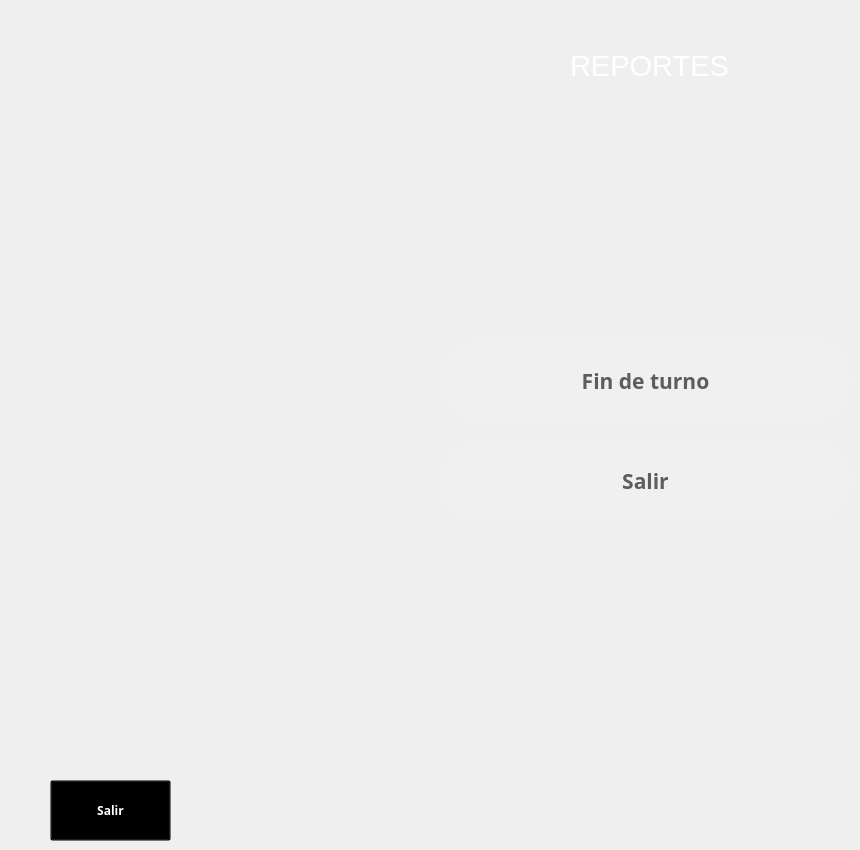
   <widget class="QWidget" name="page_4">
    <widget class="QPushButton" name="salirplaza">
     <property name="geometry">
      <rect>
       <x>50</x>
       <y>780</y>
       <width>121</width>
       <height>61</height>
      </rect>
     </property>
     <property name="font">
      <font>
       <family>Sans Serif</family>
       <weight>75</weight>
       <italic>false</italic>
       <bold>true</bold>
      </font>
     </property>
     <property name="styleSheet">
      <string notr="true">background-color:transparent;
color:white;
</string>
     </property>
     <property name="text">
      <string>Salir</string>
     </property>
     <property name="icon">
      <iconset>
       <normaloff>../../../../../../../../media/roldan/persistence/media/iconos/fb5.png</normaloff>../../../../../../../../media/roldan/persistence/media/iconos/fb5.png</iconset>
     </property>
     <property name="iconSize">
      <size>
       <width>128</width>
       <height>128</height>
      </size>
     </property>
    </widget>
    <widget class="QPushButton" name="bsalir">
     <property name="geometry">
      <rect>
       <x>-100</x>
       <y>760</y>
       <width>91</width>
       <height>20</height>
      </rect>
     </property>
     <property name="font">
      <font>
       <family>Sans Serif</family>
       <weight>75</weight>
       <italic>false</italic>
       <bold>true</bold>
      </font>
     </property>
     <property name="styleSheet">
      <string notr="true">background-color:rgb(144, 0, 0);
color:white;
border-radius:20%</string>
     </property>
     <property name="text">
      <string>Salir</string>
     </property>
     <property name="iconSize">
      <size>
       <width>128</width>
       <height>128</height>
      </size>
     </property>
    </widget>
    <widget class="QLabel" name="ltime_68">
     <property name="geometry">
      <rect>
       <x>570</x>
       <y>50</y>
       <width>261</width>
       <height>31</height>
      </rect>
     </property>
     <property name="font">
      <font>
       <family>Segoe UI</family>
       <pointsize>22</pointsize>
       <weight>50</weight>
       <italic>false</italic>
       <bold>false</bold>
      </font>
     </property>
     <property name="styleSheet">
      <string notr="true">background-color:transparent;
color:rgb(255, 255, 255);

</string>
     </property>
     <property name="text">
      <string>REPORTES</string>
     </property>
    </widget>
    <widget class="QPushButton" name="bfindeturno">
     <property name="geometry">
      <rect>
       <x>440</x>
       <y>340</y>
       <width>411</width>
       <height>81</height>
      </rect>
     </property>
     <property name="font">
      <font>
       <family>Ubuntu Mono</family>
       <pointsize>16</pointsize>
       <weight>75</weight>
       <italic>false</italic>
       <bold>true</bold>
       <underline>false</underline>
      </font>
     </property>
     <property name="toolTip">
      <string>Ayuda</string>
     </property>
     <property name="whatsThis">
      <string extracomment="help"/>
     </property>
     <property name="styleSheet">
      <string notr="true">background-color:rgb(240, 240, 240);
color:rgb(93, 93, 93);
border-radius:40%</string>
     </property>
     <property name="text">
      <string>Fin de turno</string>
     </property>
     <property name="icon">
      <iconset>
       <normaloff>../../../../../../cajsSATELITE/eum/app/cajeroF/iconos/fl.png</normaloff>../../../../../../cajsSATELITE/eum/app/cajeroF/iconos/fl.png</iconset>
     </property>
     <property name="iconSize">
      <size>
       <width>40</width>
       <height>40</height>
      </size>
     </property>
     <property name="toolTipDuration" stdset="0">
      <number>3</number>
     </property>
    </widget>
    <widget class="QPushButton" name="bsalirreportes">
     <property name="geometry">
      <rect>
       <x>440</x>
       <y>440</y>
       <width>411</width>
       <height>81</height>
      </rect>
     </property>
     <property name="font">
      <font>
       <family>Ubuntu Mono</family>
       <pointsize>16</pointsize>
       <weight>75</weight>
       <italic>false</italic>
       <bold>true</bold>
       <underline>false</underline>
      </font>
     </property>
     <property name="toolTip">
      <string>Ayuda</string>
     </property>
     <property name="whatsThis">
      <string extracomment="help"/>
     </property>
     <property name="styleSheet">
      <string notr="true">background-color:rgb(240, 240, 240);
color:rgb(93, 93, 93);
border-radius:40%</string>
     </property>
     <property name="text">
      <string>Salir</string>
     </property>
     <property name="icon">
      <iconset>
       <normaloff>../../../../../../cajsSATELITE/eum/app/cajeroF/iconos/fl.png</normaloff>../../../../../../cajsSATELITE/eum/app/cajeroF/iconos/fl.png</iconset>
     </property>
     <property name="iconSize">
      <size>
       <width>40</width>
       <height>40</height>
      </size>
     </property>
     <property name="toolTipDuration" stdset="0">
      <number>3</number>
     </property>
    </widget>
   </widget>
